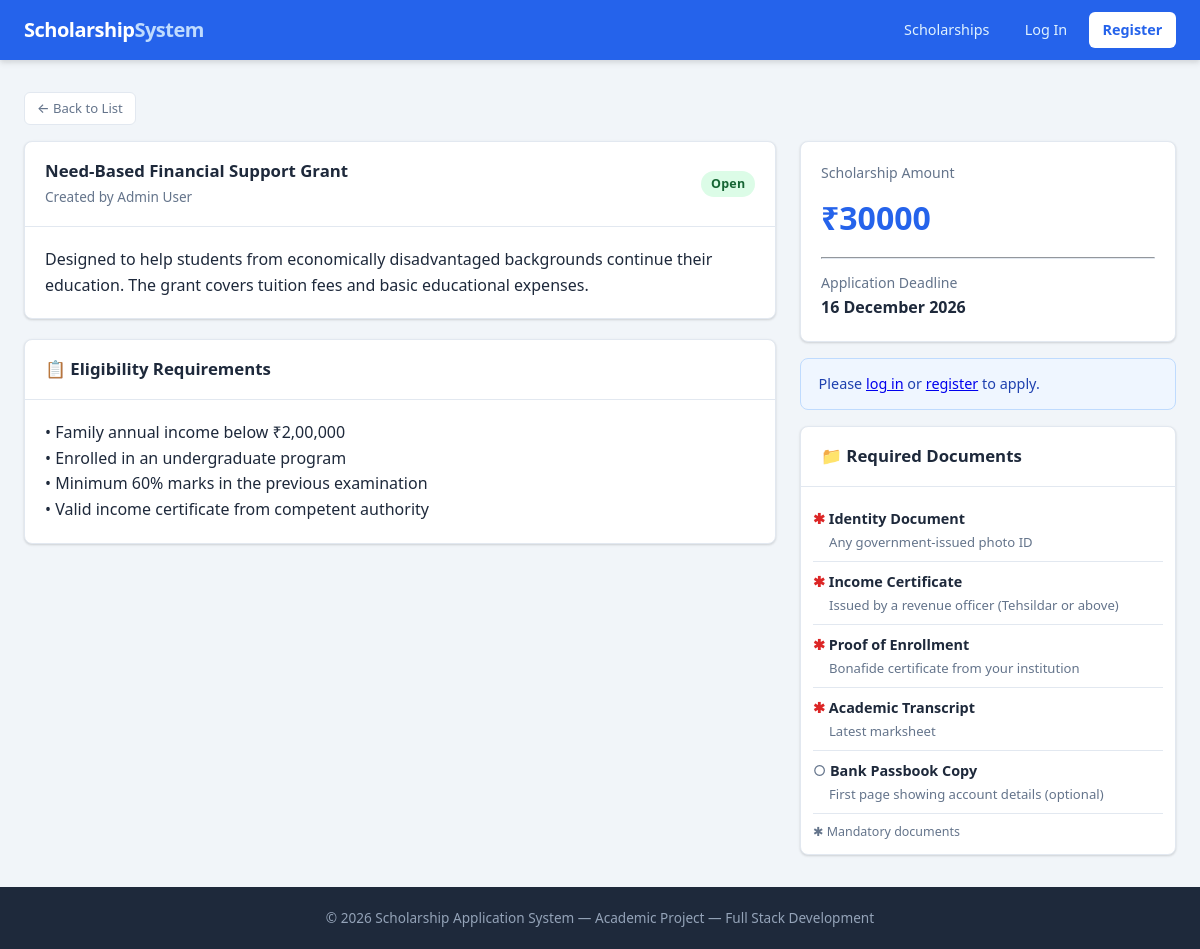
The app's page /scholarships/2/ with its own data.
### scholarships/models.py (models this page shows, shortened)
class Scholarship(models.Model):
    title       = models.CharField(max_length=200)
    description = models.TextField()
    eligibility = models.TextField(help_text='Describe who is eligible for this scholarship.')
    amount      = models.DecimalField(max_digits=10, decimal_places=2)
    deadline    = models.DateField()
    is_active   = models.BooleanField(default=True)
    created_by  = models.ForeignKey(User, on_delete=models.SET_NULL, null=True, related_name='scholarships_created')
    created_at  = models.DateTimeField(auto_now_add=True)
    updated_at  = models.DateTimeField(auto_now=True)
    class Meta:
        ordering = ['-created_at']
    def is_open(self):
        from django.utils import timezone
        return self.is_active and self.deadline >= timezone.now().date()

class RequiredDocument(models.Model):
    scholarship  = models.ForeignKey(Scholarship, on_delete=models.CASCADE, related_name='required_documents')
    name         = models.CharField(max_length=100)
    description  = models.TextField(blank=True)
    is_mandatory = models.BooleanField(default=True)
    order        = models.PositiveIntegerField(default=0)
    class Meta:
        ordering = ['order', 'name']

### scholarships/views.py (the view)
# urls.py: path('<int:pk>/', views.scholarship_detail, name='detail'),
def scholarship_detail(request, pk):
    scholarship = get_object_or_404(Scholarship, pk=pk)
    required_docs = scholarship.required_documents.all()
    already_applied = False
    if request.user.is_authenticated and not request.user.is_staff:
        from applications.models import ScholarshipApplication
        already_applied = ScholarshipApplication.objects.filter(
            student=request.user, scholarship=scholarship
        ).exists()
    context = {
        'scholarship':   scholarship,
        'required_docs': required_docs,
        'already_applied': already_applied,
    }
    return render(request, 'scholarships/detail.html', context)

### templates/scholarships/detail.html (shortened to what this page needs)
{% extends "base.html" %}
{% block content %}
<div style="margin-bottom:1rem;">
  <a href="{% url 'scholarships:list' %}" class="btn btn-secondary btn-sm">← Back to List</a>
</div>
<div style="display:grid;grid-template-columns:2fr 1fr;gap:1.5rem;align-items:start;">
  <div>
    <div class="card" style="margin-bottom:1.25rem;">
      <div class="card-header">
        <div>
          <h2>{{ scholarship.title }}</h2>
          <span style="font-size:.85rem;color:var(--secondary);">Created by {{ scholarship.created_by.get_full_name|default:scholarship.created_by.username }}</span>
        </div>
        {% if scholarship.is_open %}
          <span class="badge badge-success">Open</span>
        {% else %}
          <span class="badge badge-danger">Closed</span>
        {% endif %}
      </div>
      <div class="card-body">
        <p style="white-space:pre-wrap;">{{ scholarship.description }}</p>
      </div>
    </div>
    <div class="card">
      <div class="card-header"><h3>📋 Eligibility Requirements</h3></div>
      <div class="card-body">
        <p style="white-space:pre-wrap;">{{ scholarship.eligibility }}</p>
      </div>
    </div>
  </div>
  <div>
    <div class="card" style="margin-bottom:1rem;">
      <div class="card-body">
        <p style="font-size:.88rem;color:var(--secondary);margin-bottom:.5rem;">Scholarship Amount</p>
        <p style="font-size:2rem;font-weight:800;color:var(--primary);">₹{{ scholarship.amount|floatformat:0 }}</p>
        <hr style="margin:.85rem 0;border-color:var(--border);">
        <p style="font-size:.88rem;color:var(--secondary);">Application Deadline</p>
        <p style="font-weight:600;">{{ scholarship.deadline|date:"d F Y" }}</p>
      </div>
    </div>
    {% if user.is_authenticated and not user.is_staff %}
      {% if already_applied %}
        <div class="alert alert-info">You have already applied for this scholarship.</div>
        <a href="{% url 'applications:my_application' scholarship_pk=scholarship.pk %}" class="btn btn-secondary" style="width:100%;">View My Application</a>
      {% elif scholarship.is_open %}
        <a href="{% url 'applications:apply' scholarship_pk=scholarship.pk %}" class="btn btn-primary" style="width:100%;">Apply Now</a>
      {% else %}
        <div class="alert alert-warning">Applications for this scholarship are closed.</div>
      {% endif %}
    {% elif not user.is_authenticated %}
      <div class="alert alert-info">Please <a href="{% url 'accounts:login' %}">log in</a> or <a href="{% url 'accounts:register' %}">register</a> to apply.</div>
    {% endif %}
    {% if required_docs %}
    <div class="card" style="margin-top:1rem;">
      <div class="card-header"><h3>📁 Required Documents</h3></div>
      <div class="card-body" style="padding:.75rem;">
        <ul style="list-style:none;">
          {% for doc in required_docs %}
          <li style="padding:.5rem 0;border-bottom:1px solid var(--border);font-size:.9rem;">
            {% if doc.is_mandatory %}
              <span style="color:var(--danger);font-weight:600;" title="Mandatory">✱</span>
            {% else %}
              <span style="color:var(--secondary);" title="Optional">○</span>
            {% endif %}
            <strong>{{ doc.name }}</strong>
            {% if doc.description %}<br><span style="color:var(--secondary);font-size:.82rem;margin-left:1rem;">{{ doc.description }}</span>{% endif %}
          </li>
          {% endfor %}
        </ul>
        <p style="font-size:.78rem;color:var(--secondary);margin-top:.5rem;">✱ Mandatory documents</p>
      </div>
    </div>
    {% endif %}
  </div>
</div>
{% endblock %}

### templates/base.html (shortened to what this page needs)
{% load static %}
<!DOCTYPE html>
<html lang="en">
<head>
  <link rel="stylesheet" href="{% static 'css/main.css' %}" />
</head>
<body>
<nav class="navbar">
  <a href="{% url 'home' %}" class="navbar-brand">Scholarship<span>System</span></a>
  <div class="navbar-links">
    <a href="{% url 'scholarships:list' %}">Scholarships</a>
    {% if user.is_authenticated %}
      {% if user.is_staff %}
        <a href="{% url 'administrator:dashboard' %}">Admin Panel</a>
        <a href="{% url 'administrator:manage_scholarships' %}">Manage</a>
      {% else %}
        <a href="{% url 'dashboard:student_dashboard' %}">Dashboard</a>
        <a href="{% url 'dashboard:profile' %}">Profile</a>
      {% endif %}
      <form method="post" action="{% url 'accounts:logout' %}" style="display:inline">
        {% csrf_token %}
        <button type="submit">Log Out</button>
      </form>
    {% else %}
      <a href="{% url 'accounts:login' %}">Log In</a>
      <a href="{% url 'accounts:register' %}" class="btn-nav-cta">Register</a>
    {% endif %}
  </div>
</nav>
<main>
  {% block content %}{% endblock %}
</main>
<footer>
  <p>&copy; 2026 Scholarship Application System &mdash; Academic Project &mdash; Full Stack Development</p>
</footer>
</body>
</html>

### static/css/main.css (style rules this page uses)
*, *::before, *::after { box-sizing: border-box; margin: 0; padding: 0; }
:root { --primary: #2563eb; --primary-dark: #1d4ed8; --secondary: #64748b; --success: #16a34a; --warning: #d97706; --danger: #dc2626; --info: #0891b2; --light: #f8fafc; --dark: #1e293b; --border: #e2e8f0; --radius: 8px; --shadow: 0 1px 3px rgba(0,0,0,.1), 0 1px 2px rgba(0,0,0,.06); --shadow-md: 0 4px 6px rgba(0,0,0,.07), 0 2px 4px rgba(0,0,0,.06); --font: 'Segoe UI', system-ui, -apple-system, sans-serif; }
body { font-family: var(--font); background: #f1f5f9; color: var(--dark); line-height: 1.6; min-height: 100vh; display: flex; flex-direction: column; }
.navbar { background: var(--primary); color: #fff; padding: 0 1.5rem; display: flex; align-items: center; justify-content: space-between; height: 60px; position: sticky; top: 0; z-index: 100; box-shadow: var(--shadow-md); }
.navbar-brand { font-size: 1.25rem; font-weight: 700; color: #fff; text-decoration: none; letter-spacing: -.5px; }
.navbar-brand span { color: #bfdbfe; }
.navbar-links { display: flex; align-items: center; gap: .5rem; }
.navbar-links a, .navbar-links button { color: #e0f2fe; text-decoration: none; padding: .4rem .85rem; border-radius: 6px; font-size: .9rem; border: none; background: transparent; cursor: pointer; transition: background .15s; }
.navbar-links .btn-nav-cta { background: #fff; color: var(--primary); font-weight: 600; }
main { flex: 1; padding: 2rem 1.5rem; max-width: 1200px; margin: 0 auto; width: 100%; }
.card { background: #fff; border: 1px solid var(--border); border-radius: var(--radius); box-shadow: var(--shadow); overflow: hidden; }
.card-header { padding: 1rem 1.25rem; border-bottom: 1px solid var(--border); display: flex; align-items: center; justify-content: space-between; }
.card-header h2, .card-header h3 { font-size: 1.05rem; font-weight: 600; }
.card-body { padding: 1.25rem; }
.btn { display: inline-flex; align-items: center; gap: .4rem; padding: .5rem 1.1rem; border-radius: 6px; font-size: .9rem; font-weight: 500; border: 1px solid transparent; cursor: pointer; text-decoration: none; transition: all .15s; white-space: nowrap; }
.btn-secondary { background: #fff; color: var(--secondary); border-color: var(--border); }
.btn-sm { padding: .3rem .75rem; font-size: .82rem; }
.badge { display: inline-flex; align-items: center; padding: .2rem .6rem; border-radius: 999px; font-size: .78rem; font-weight: 600; text-transform: capitalize; letter-spacing: .02em; }
.badge-success { background: #dcfce7; color: #166534; }
.alert { padding: .85rem 1.1rem; border-radius: var(--radius); margin-bottom: 1rem; font-size: .9rem; border: 1px solid transparent; }
.alert-info { background: #eff6ff; border-color: #bfdbfe; color: #1e40af; }
footer { background: var(--dark); color: #94a3b8; text-align: center; padding: 1.25rem; font-size: .85rem; margin-top: auto; }

### records on screen
Scholarship: title "Need-Based Financial Support Grant", created_by.get_full_name "Admin User", description "Designed to help students from economically disadvantaged backgrounds continue their education. The grant covers tuition fees and basic educational expenses.", eligibility "• Family annual income below ₹2,00,000 • Enrolled in an undergraduate program • Minimum 60% marks in the previous examination • Valid income certificate from competent authority", amount "30000", deadline "16 December 2026"
RequiredDocument: name "Identity Document", description "Any government-issued photo ID"
RequiredDocument: name "Income Certificate", description "Issued by a revenue officer (Tehsildar or above)"
RequiredDocument: name "Proof of Enrollment", description "Bonafide certificate from your institution"
RequiredDocument: name "Academic Transcript", description "Latest marksheet"
RequiredDocument: name "Bank Passbook Copy", description "First page showing account details (optional)"
